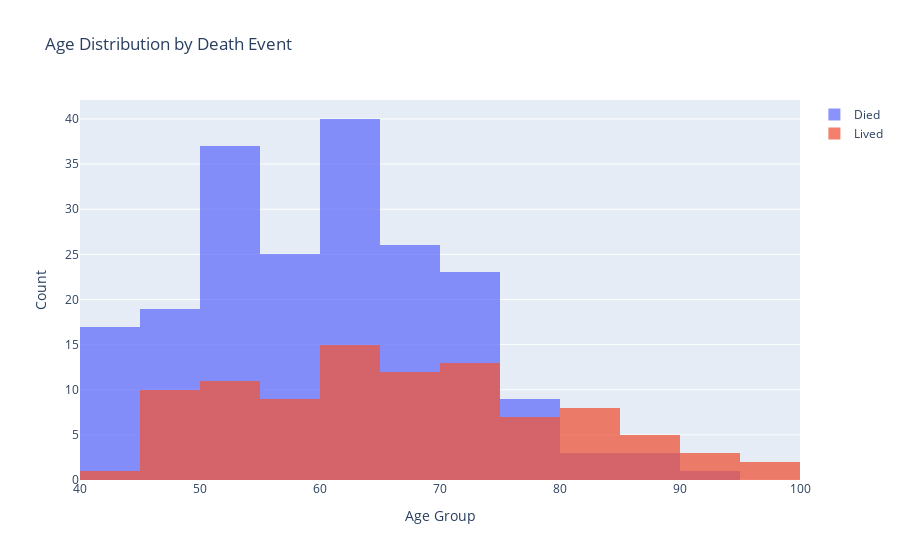

Write notebook code for a chart like this one.
### Markdown cell above
By Age

### Code cell
fig = go.Figure()

fig.add_trace( go.Histogram(
    x=died["age"], 
    name="Died",
    xbins=dict(
        start = 30,
        end = 100,
        size = 5
    )
) )

fig.add_trace( go.Histogram(
    x=lived["age"],
    name="Lived",
    xbins=dict(
        start = 30,
        end = 100,
        size = 5
    )
) )



fig.update_layout(
    title="Age Distribution by Death Event",
    xaxis_title="Age Group",
    yaxis_title="Count",
    barmode='overlay')
fig.update_traces(opacity=0.75)
fig.show()

### Figure 1 — Plotly figure (JSON) as saved in the notebook; plotly's stock layout.template omitted (floating-point values rounded to 4 significant figures; data arrays with more than 128 entries replaced by an {"elided": "..."} marker saying what was removed)
{"data": [{"name": "Died", "opacity": 0.75, "type": "histogram", "x": {"elided": "203 float values"}, "xbins": {"end": 100, "size": 5, "start": 30}}, {"name": "Lived", "opacity": 0.75, "type": "histogram", "x": [75, 55, 65, 50, 65, 90, 75, 60, 65, 80, 75, 62, 45, 50, 82, 87, 45, 70, 48, 65, 68, 75, 80, 95, 70, 58, 82, 94, 85, 50, 65, 69, 90, 82, 60, 70, 50, 70, 60, 50, 51, 60, 80, 57, 68, 53, 60, 70, 60, 95, 49, 72, 45, 50, 45, 60, 42, 72, 70, 65, 85, 69, 60, 60, 59, 60, 72, 85, 70, 86, 60, 46, 80, 72, 75, 72, 50, 45, 80, 59, 59, 65, 75, 58, 60.67, 50, 60, 45, 77, 48, 54, 73, 60, 55, 65, 55], "xbins": {"end": 100, "size": 5, "start": 30}}], "layout": {"autosize": true, "barmode": "overlay", "title": {"text": "Age Distribution by Death Event"}, "xaxis": {"autorange": true, "range": [40, 100], "title": {"text": "Age Group"}, "type": "linear"}, "yaxis": {"autorange": true, "range": [0, 42.11], "title": {"text": "Count"}}}}
